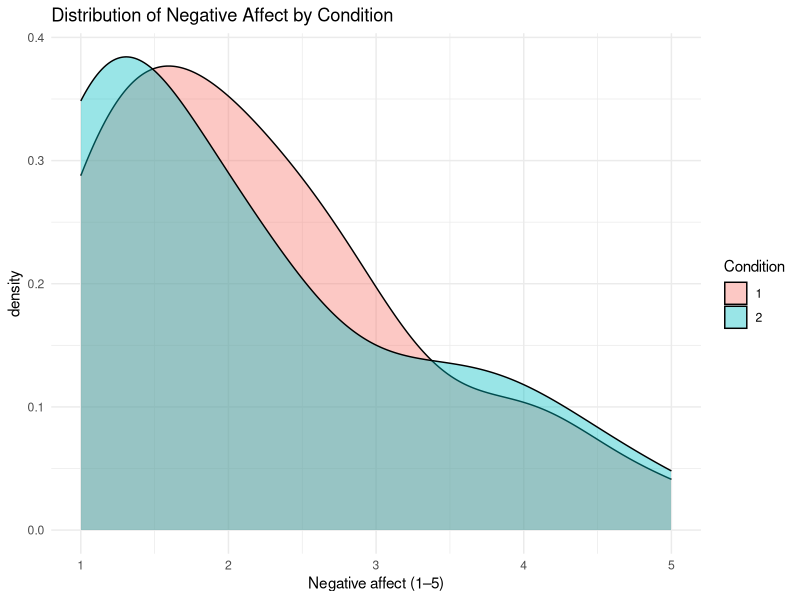
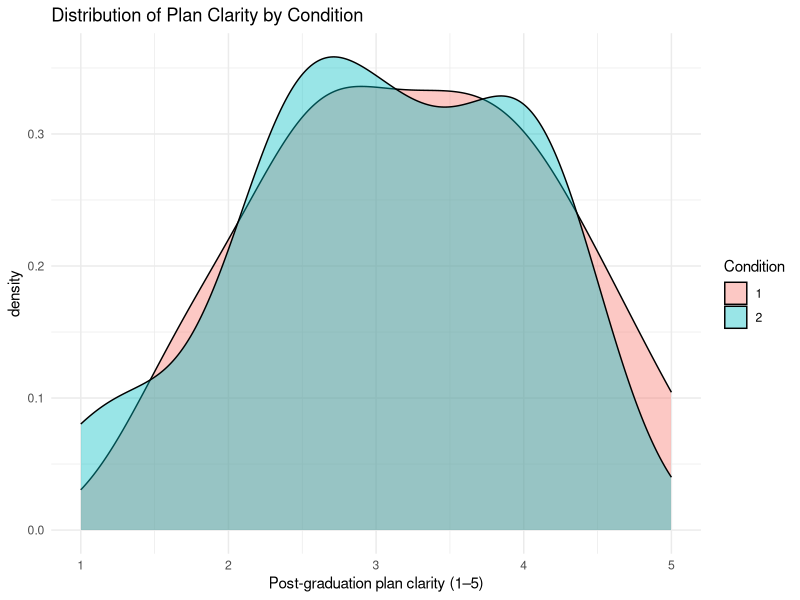

Generate these figures, in order, with R:
## ---- chunk 1
library(tidyverse)
library(haven)

studydata_raw <- read_sav("AI Purpose Questions and Plan Clarity Study.sav") %>% 
  as_tibble()
## ---- chunk 2
studydata_emotion <- studydata_raw %>% 
  transmute(
    id           = ID,
    condition    = condition,         
    neg_affect   = NegAff_Mean
  )
## ---- chunk 3
cond1_distress <- studydata_emotion %>% 
  filter(condition == 1) %>% 
  select(id, neg_affect)

cond2_distress <- studydata_emotion %>% 
  filter(condition == 2) %>% 
  select(id, neg_affect)
## ---- chunk 4
ggplot(studydata_emotion,
       aes(x = neg_affect, fill = factor(condition))) +
  geom_density(alpha = 0.4) +
  labs(
    title = "Distribution of Negative Affect by Condition",
    x = "Negative affect (1–5)",
    fill = "Condition"
  ) +
  theme_minimal()
## ---- chunk 5
studydata_clarity <- studydata_raw %>% 
  transmute(
    id           = ID,
    condition    = condition,
    plan_clarity = PlanClarity_Mean
  )
## ---- chunk 6
cond1_clarity <- studydata_clarity %>%
  filter(condition == 1) %>%
  select(id, plan_clarity)

cond2_clarity <- studydata_clarity %>%
  filter(condition == 2) %>%
  select(id, plan_clarity)
## ---- chunk 7
ggplot(studydata_clarity,
       aes(x = plan_clarity, fill = factor(condition))) +
  geom_density(alpha = 0.4) +
  labs(
    title = "Distribution of Plan Clarity by Condition",
    x = "Post-graduation plan clarity (1–5)",
    fill = "Condition"
  ) +
  theme_minimal()
## ---- chunk 8
median_clarity <- median(studydata_raw$PlanClarity_Mean, na.rm = TRUE)

studydata_distresssummary <- studydata_raw %>%
  transmute(
    id           = ID,
    condition    = condition,
    plan_clarity = PlanClarity_Mean,
    neg_affect   = NegAff_Mean
  ) %>%
  mutate(
    clarity_group = if_else(plan_clarity < median_clarity,
                            "Lower clarity", "Higher clarity")
  )
## ---- chunk 9
clarity_summary <- studydata_distresssummary %>%
  group_by(clarity_group, condition) %>%
  summarize(
    n           = n(),
    mean_affect = mean(neg_affect, na.rm = TRUE),
    sd_affect   = sd(neg_affect, na.rm = TRUE),
    .groups = "drop"
  )
